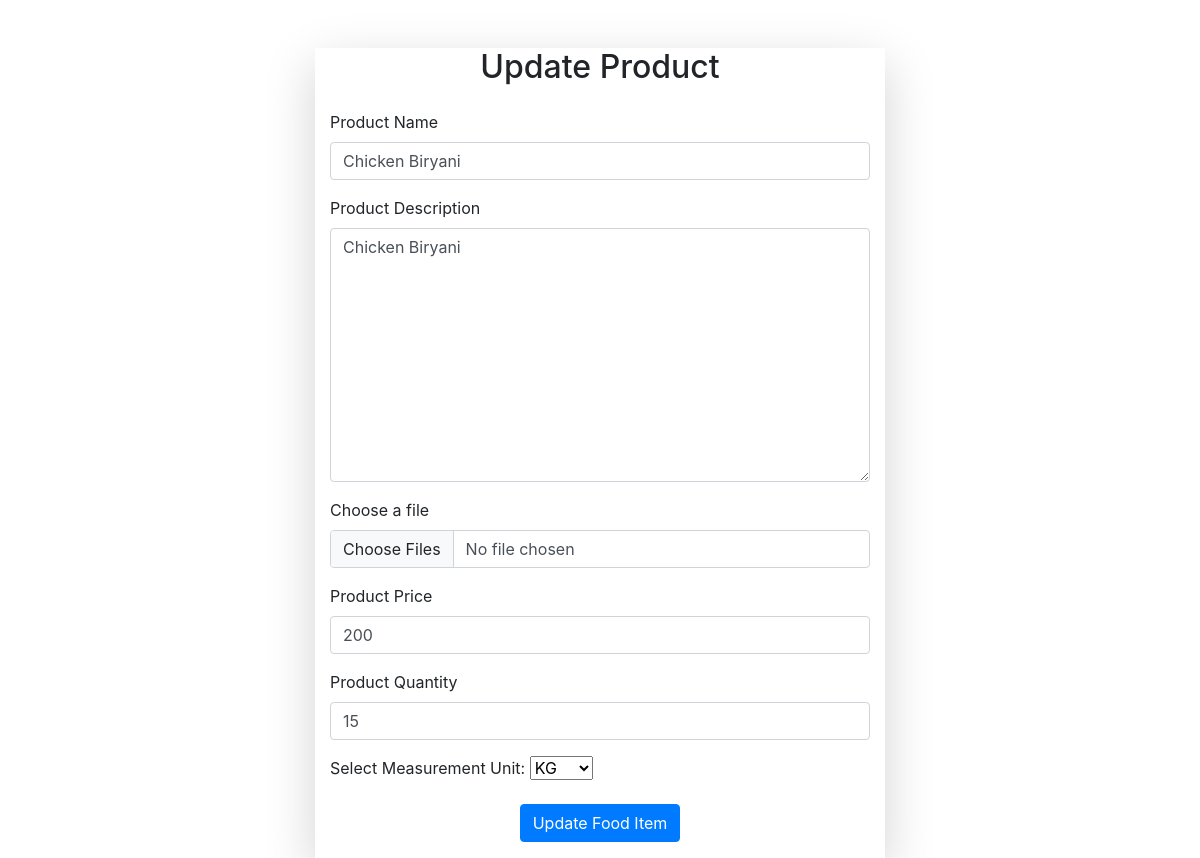
The app's page /update-food/Chicken Biryani, older data.
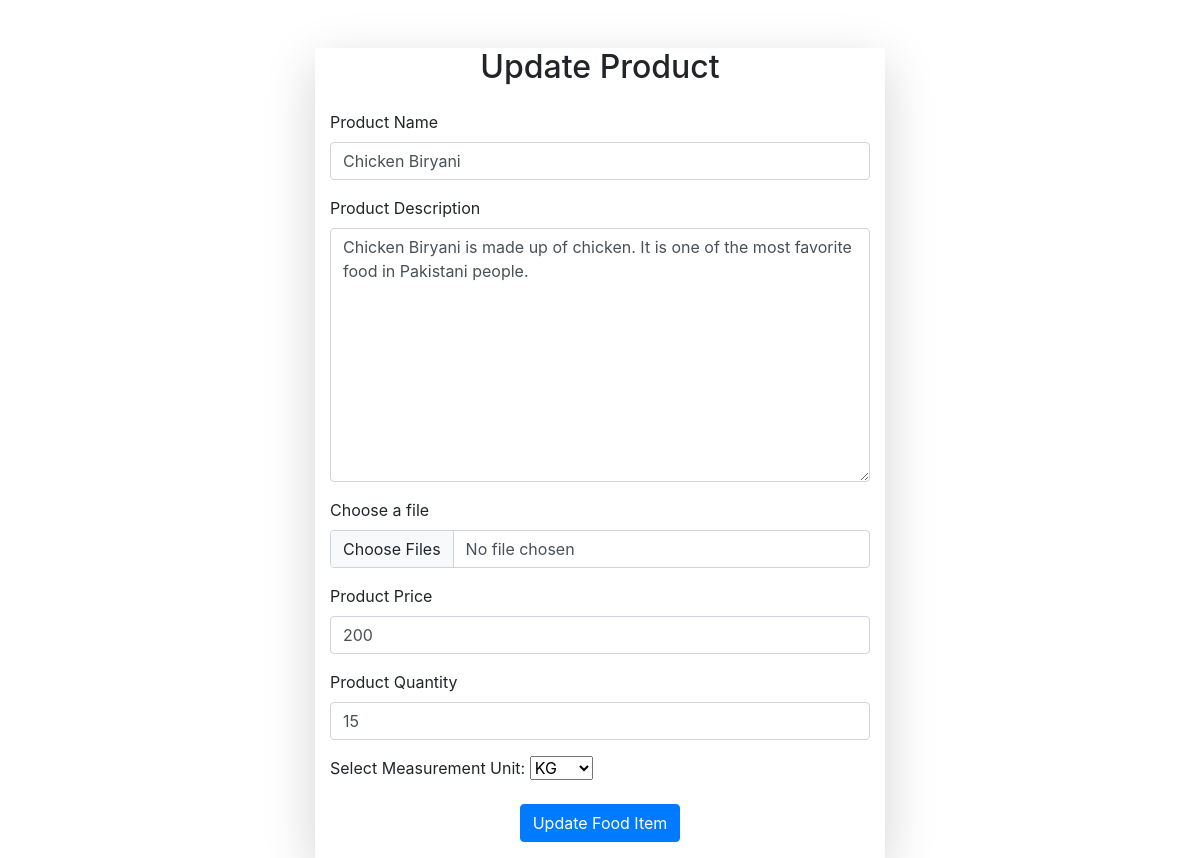
The same page, newer data.
### products/models.py (models this page shows, shortened)
class BaseClass(models.Model):
    u_id = models.UUIDField(primary_key=True, default=uuid.uuid4, editable=False)
    created_at = models.DateField(auto_now_add=True)
    updated_at = models.DateField(auto_now_add=True)
    class Meta:
        abstract = True

class Product(BaseClass):
    product_name = models.CharField(max_length=60)
    product_quantity = models.IntegerField(null=True, blank=True, default=0)
    product_description = models.TextField()
    product_slug = models.SlugField(default=None)
    product_price = models.IntegerField(default=0)
    product_measurement_unit = models.CharField(max_length=50,null=True, blank=True,
                                                 choices=(("KG", "KG"), ("ML", "ML"), ("L", "L"), ("None", None)))

### products/views.py (the view, shortened to what this page needs)
# urls.py: path('update-food/<name>', update_product, name='update_product'),
def update_product(request, name):
    product = Product.objects.get(product_name = name)
    images = product.product_images.all()
    data = {
        'product' : product,
        'images' : images,
    }
    return render(request, 'update_product.html', data)

### products/templates/update_product.html (shortened to what this page needs)
{% extends 'base.html' %}
{% block body %}
<div class="container">
    <div class="row justify-content-center">
      <div class="col-md-6 mt-5 shadow-lg">
        <h2 class="text-center mb-4">Update Product</h2>
        <form method="post" action="" enctype="multipart/form-data" >
          <div class="mb-3">
            <label for="name" class="form-label">Product Name</label>
            <input type="text" class="form-control" id="name" name="product_name"
             value="{{product.product_name}}" placeholder="Enter your Product name">
          </div>
          <div class="mb-3">
            <label for="" class="form-label">Product Description</label>
            <textarea name="product_desc" id="" cols="30" rows="10" class="form-control">{{product.product_description}}</textarea>
          </div>
          <div class="mb-3">
            <label for="name" class="form-label">Choose a file</label>
            <input type="file" class="form-control" id="image" name="product_image" multiple>
          </div>
          <div class="mb-3">
            <label for="name" class="form-label">Product Price</label>
            <input type="number" class="form-control" id="" value="{{product.product_price}}" name="product_price" >
          </div>
          <div class="mb-3">
            <label for="name" class="form-label">Product Quantity</label>
            <input type="number" class="form-control" id="" value="{{product.product_quantity}}" name="product_quantity" >
          </div>
          <div>
            <label for="measurement-unit">Select Measurement Unit:</label>
        <select id="measurement-unit" name="measurement_unit" value="{{product.product_measurement_unit}}">
            <option value="KG">KG</option>
        </select>
          </div>
          <div class="text-center p-3">
            <button type="submit" class="btn btn-primary">Update Food Item</button>
          </div>
        </form>
      </div>
    </div>
  </div>
{% endblock %}

Row changes from the older to the newer data that the page shows:
changed Product "Chicken Biryani": product_desc "Chicken Biryani" → "Chicken Biryani is made up of chicken. It is one of the most favorite food in Pakistani people."
